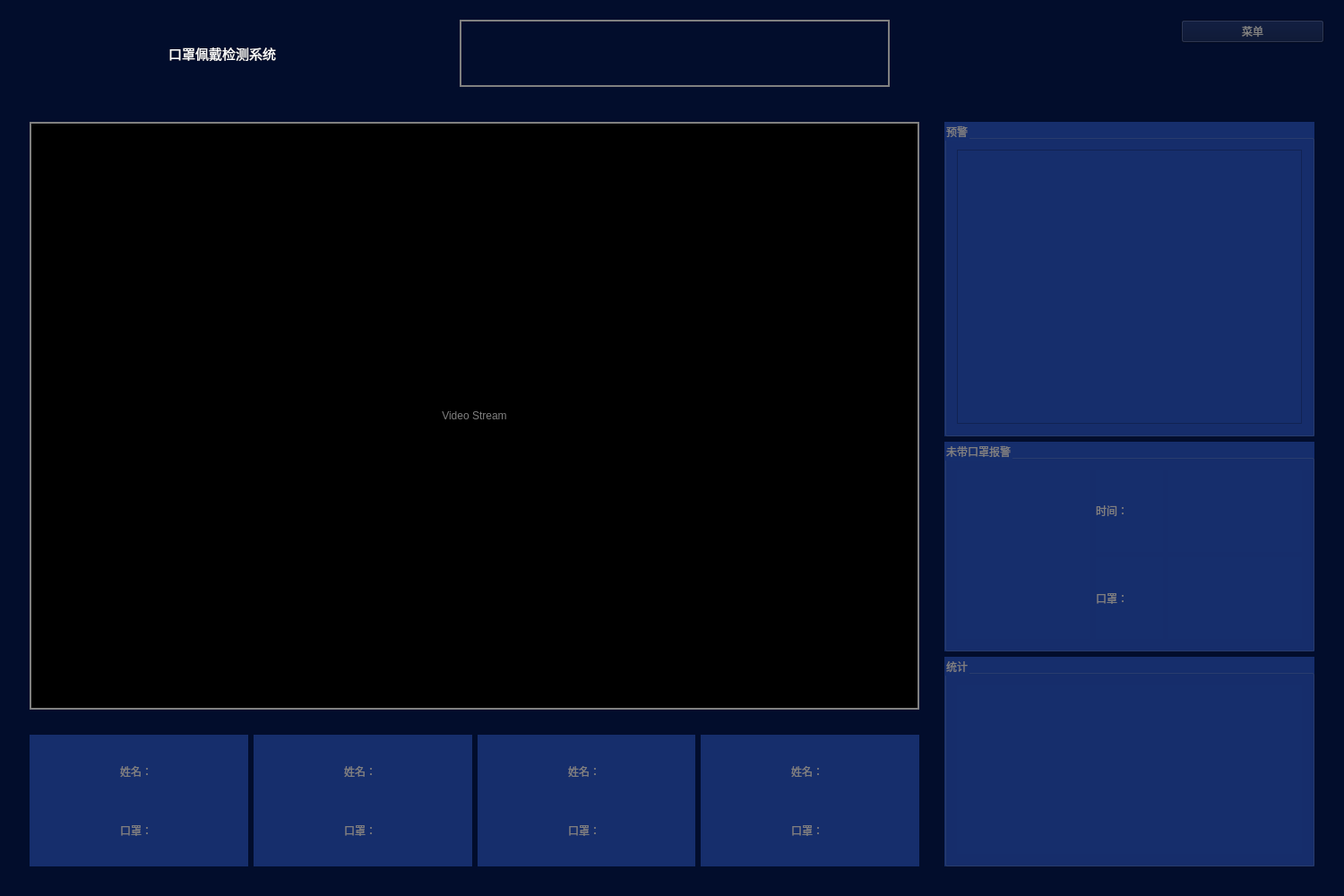
<?xml version="1.0" encoding="UTF-8"?>
<ui version="4.0">
 <class>FaceMaskDetectionClass</class>
 <widget class="QWidget" name="FaceMaskDetectionClass">
  <property name="geometry">
   <rect>
    <x>0</x>
    <y>0</y>
    <width>1500</width>
    <height>1000</height>
   </rect>
  </property>
  <property name="windowTitle">
   <string>FaceMaskDetection</string>
  </property>
  <property name="styleSheet">
   <string notr="true">background:#020d2c</string>
  </property>
  <layout class="QGridLayout" name="gridLayout" rowstretch="1,9">
   <item row="0" column="0">
    <widget class="QWidget" name="widgetTitle" native="true">
     <layout class="QGridLayout" name="gridLayout_4" columnstretch="1,1,1,3,2,1">
      <item row="0" column="1" rowspan="2">
       <widget class="QLabel" name="labelName">
        <property name="font">
         <font>
          <family>华文楷体</family>
          <pointsize>11</pointsize>
         </font>
        </property>
        <property name="styleSheet">
         <string notr="true">color:white</string>
        </property>
        <property name="text">
         <string>口罩佩戴检测系统</string>
        </property>
       </widget>
      </item>
      <item row="0" column="2">
       <spacer name="horizontalSpacer_3">
        <property name="orientation">
         <enum>Qt::Horizontal</enum>
        </property>
        <property name="sizeHint" stdset="0">
         <size>
          <width>40</width>
          <height>20</height>
         </size>
        </property>
       </spacer>
      </item>
      <item row="0" column="3" rowspan="2">
       <widget class="QLabel" name="labelTime">
        <property name="styleSheet">
         <string notr="true">color:gray</string>
        </property>
        <property name="frameShape">
         <enum>QFrame::WinPanel</enum>
        </property>
        <property name="text">
         <string/>
        </property>
        <property name="alignment">
         <set>Qt::AlignCenter</set>
        </property>
       </widget>
      </item>
      <item row="0" column="4">
       <spacer name="horizontalSpacer_2">
        <property name="orientation">
         <enum>Qt::Horizontal</enum>
        </property>
        <property name="sizeHint" stdset="0">
         <size>
          <width>40</width>
          <height>20</height>
         </size>
        </property>
       </spacer>
      </item>
      <item row="0" column="0" rowspan="2">
       <widget class="QLabel" name="labelIcon">
        <property name="text">
         <string/>
        </property>
        <property name="pixmap">
         <pixmap>icon/titleIco.png</pixmap>
        </property>
        <property name="scaledContents">
         <bool>false</bool>
        </property>
        <property name="alignment">
         <set>Qt::AlignCenter</set>
        </property>
       </widget>
      </item>
      <item row="0" column="5">
       <widget class="QPushButton" name="buttonMenu">
        <property name="styleSheet">
         <string notr="true">color:gray</string>
        </property>
        <property name="text">
         <string>菜单</string>
        </property>
       </widget>
      </item>
     </layout>
    </widget>
   </item>
   <item row="1" column="0">
    <widget class="QWidget" name="widgetMain" native="true">
     <layout class="QGridLayout" name="gridLayout_2" rowstretch="8,2" columnstretch="7,3">
      <item row="0" column="1" rowspan="2">
       <widget class="QWidget" name="WidgetDataAnalyse" native="true">
        <layout class="QVBoxLayout" name="verticalLayout" stretch="3,2,2">
         <item>
          <widget class="QGroupBox" name="groupBox">
           <property name="styleSheet">
            <string notr="true">background:#162e6c;color:gray</string>
           </property>
           <property name="title">
            <string>预警</string>
           </property>
           <layout class="QGridLayout" name="gridLayout_5">
            <item row="0" column="0">
             <widget class="QListWidget" name="listWidgetLog"/>
            </item>
           </layout>
          </widget>
         </item>
         <item>
          <widget class="QGroupBox" name="groupBox_2">
           <property name="styleSheet">
            <string notr="true">background:#162e6c;color:gray</string>
           </property>
           <property name="title">
            <string>未带口罩报警</string>
           </property>
           <layout class="QGridLayout" name="gridLayout_10" columnstretch="4,2,4">
            <item row="0" column="2">
             <widget class="QLabel" name="labelUnknownTimeDis">
              <property name="text">
               <string/>
              </property>
             </widget>
            </item>
            <item row="0" column="1">
             <widget class="QLabel" name="labelUnknownTime">
              <property name="text">
               <string>时间：</string>
              </property>
             </widget>
            </item>
            <item row="1" column="1">
             <widget class="QLabel" name="labelUnknownMask">
              <property name="text">
               <string>口罩：</string>
              </property>
             </widget>
            </item>
            <item row="1" column="2">
             <widget class="QLabel" name="labelUnknownMaskDis">
              <property name="text">
               <string/>
              </property>
             </widget>
            </item>
            <item row="0" column="0" rowspan="2">
             <widget class="QLabel" name="labelUnknownImage">
              <property name="sizePolicy">
               <sizepolicy hsizetype="Ignored" vsizetype="Ignored">
                <horstretch>0</horstretch>
                <verstretch>0</verstretch>
               </sizepolicy>
              </property>
              <property name="text">
               <string/>
              </property>
              <property name="alignment">
               <set>Qt::AlignCenter</set>
              </property>
             </widget>
            </item>
           </layout>
          </widget>
         </item>
         <item>
          <widget class="QGroupBox" name="groupBox_3">
           <property name="styleSheet">
            <string notr="true">background:#162e6c;color:gray</string>
           </property>
           <property name="title">
            <string>统计</string>
           </property>
           <layout class="QGridLayout" name="gridLayout_11">
            <item row="0" column="0">
             <widget class="QChartView" name="widgetChart" native="true"/>
            </item>
           </layout>
          </widget>
         </item>
        </layout>
       </widget>
      </item>
      <item row="1" column="0">
       <widget class="QWidget" name="WidgetRecordDisplay" native="true">
        <layout class="QHBoxLayout" name="horizontalLayout_2" stretch="1,1,1,1">
         <item>
          <widget class="QWidget" name="wRecordDisplay_1" native="true">
           <property name="styleSheet">
            <string notr="true">background:#162e6c;color:gray</string>
           </property>
           <layout class="QGridLayout" name="gridLayout_6" columnstretch="4,2,4">
            <item row="0" column="2">
             <widget class="QLabel" name="labelNameDis_1">
              <property name="text">
               <string/>
              </property>
             </widget>
            </item>
            <item row="0" column="1">
             <widget class="QLabel" name="labelName_1">
              <property name="text">
               <string>姓名：</string>
              </property>
             </widget>
            </item>
            <item row="1" column="1">
             <widget class="QLabel" name="labelMask_1">
              <property name="text">
               <string>口罩：</string>
              </property>
             </widget>
            </item>
            <item row="1" column="2">
             <widget class="QLabel" name="labelMaskDis_1">
              <property name="text">
               <string/>
              </property>
             </widget>
            </item>
            <item row="0" column="0" rowspan="2">
             <widget class="QLabel" name="labelImage_1">
              <property name="sizePolicy">
               <sizepolicy hsizetype="Ignored" vsizetype="Ignored">
                <horstretch>0</horstretch>
                <verstretch>0</verstretch>
               </sizepolicy>
              </property>
              <property name="text">
               <string/>
              </property>
              <property name="alignment">
               <set>Qt::AlignCenter</set>
              </property>
             </widget>
            </item>
           </layout>
          </widget>
         </item>
         <item>
          <widget class="QWidget" name="wRecordDisplay_2" native="true">
           <property name="styleSheet">
            <string notr="true">background:#162e6c;color:gray</string>
           </property>
           <layout class="QGridLayout" name="gridLayout_7" columnstretch="4,2,4">
            <item row="0" column="2">
             <widget class="QLabel" name="labelNameDis_2">
              <property name="text">
               <string/>
              </property>
             </widget>
            </item>
            <item row="0" column="1">
             <widget class="QLabel" name="labelName_2">
              <property name="text">
               <string>姓名：</string>
              </property>
             </widget>
            </item>
            <item row="1" column="1">
             <widget class="QLabel" name="labelMask_2">
              <property name="text">
               <string>口罩：</string>
              </property>
             </widget>
            </item>
            <item row="1" column="2">
             <widget class="QLabel" name="labelMaskDis_2">
              <property name="text">
               <string/>
              </property>
             </widget>
            </item>
            <item row="0" column="0" rowspan="2">
             <widget class="QLabel" name="labelImage_2">
              <property name="sizePolicy">
               <sizepolicy hsizetype="Ignored" vsizetype="Ignored">
                <horstretch>0</horstretch>
                <verstretch>0</verstretch>
               </sizepolicy>
              </property>
              <property name="text">
               <string/>
              </property>
              <property name="alignment">
               <set>Qt::AlignCenter</set>
              </property>
             </widget>
            </item>
           </layout>
          </widget>
         </item>
         <item>
          <widget class="QWidget" name="wRecordDisplay_3" native="true">
           <property name="styleSheet">
            <string notr="true">background:#162e6c;color:gray</string>
           </property>
           <layout class="QGridLayout" name="gridLayout_8" columnstretch="4,2,4">
            <item row="0" column="1">
             <widget class="QLabel" name="labelName_3">
              <property name="text">
               <string>姓名：</string>
              </property>
             </widget>
            </item>
            <item row="0" column="2">
             <widget class="QLabel" name="labelNameDis_3">
              <property name="text">
               <string/>
              </property>
             </widget>
            </item>
            <item row="1" column="1">
             <widget class="QLabel" name="labelMask_3">
              <property name="text">
               <string>口罩：</string>
              </property>
             </widget>
            </item>
            <item row="1" column="2">
             <widget class="QLabel" name="labelMaskDis_3">
              <property name="text">
               <string/>
              </property>
             </widget>
            </item>
            <item row="0" column="0" rowspan="2">
             <widget class="QLabel" name="labelImage_3">
              <property name="sizePolicy">
               <sizepolicy hsizetype="Ignored" vsizetype="Ignored">
                <horstretch>0</horstretch>
                <verstretch>0</verstretch>
               </sizepolicy>
              </property>
              <property name="text">
               <string/>
              </property>
              <property name="alignment">
               <set>Qt::AlignCenter</set>
              </property>
             </widget>
            </item>
           </layout>
          </widget>
         </item>
         <item>
          <widget class="QWidget" name="wRecordDisplay_4" native="true">
           <property name="styleSheet">
            <string notr="true">background:#162e6c;color:gray</string>
           </property>
           <layout class="QGridLayout" name="gridLayout_9" columnstretch="4,2,4">
            <item row="0" column="1">
             <widget class="QLabel" name="labelName_4">
              <property name="text">
               <string>姓名：</string>
              </property>
             </widget>
            </item>
            <item row="0" column="2">
             <widget class="QLabel" name="labelNameDis_4">
              <property name="text">
               <string/>
              </property>
             </widget>
            </item>
            <item row="1" column="1">
             <widget class="QLabel" name="labelMask_4">
              <property name="text">
               <string>口罩：</string>
              </property>
             </widget>
            </item>
            <item row="1" column="2">
             <widget class="QLabel" name="labelMaskDis_4">
              <property name="text">
               <string/>
              </property>
             </widget>
            </item>
            <item row="0" column="0" rowspan="2">
             <widget class="QLabel" name="labelImage_4">
              <property name="sizePolicy">
               <sizepolicy hsizetype="Ignored" vsizetype="Ignored">
                <horstretch>0</horstretch>
                <verstretch>0</verstretch>
               </sizepolicy>
              </property>
              <property name="text">
               <string/>
              </property>
              <property name="alignment">
               <set>Qt::AlignCenter</set>
              </property>
             </widget>
            </item>
           </layout>
          </widget>
         </item>
        </layout>
       </widget>
      </item>
      <item row="0" column="0">
       <widget class="QWidget" name="widgetVideoStream" native="true">
        <layout class="QGridLayout" name="gridLayout_3">
         <item row="0" column="0">
          <widget class="QLabel" name="labelVideoStream">
           <property name="sizePolicy">
            <sizepolicy hsizetype="Ignored" vsizetype="Ignored">
             <horstretch>0</horstretch>
             <verstretch>0</verstretch>
            </sizepolicy>
           </property>
           <property name="styleSheet">
            <string notr="true">background:black;color:gray</string>
           </property>
           <property name="frameShape">
            <enum>QFrame::WinPanel</enum>
           </property>
           <property name="text">
            <string>Video Stream</string>
           </property>
           <property name="alignment">
            <set>Qt::AlignCenter</set>
           </property>
          </widget>
         </item>
        </layout>
       </widget>
      </item>
     </layout>
    </widget>
   </item>
  </layout>
 </widget>
 <layoutdefault spacing="6" margin="11"/>
 <customwidgets>
  <customwidget>
   <class>QChartView</class>
   <extends>QWidget</extends>
   <header location="global">qchartview.h</header>
   <container>1</container>
  </customwidget>
 </customwidgets>
 <resources>
  <include location="FaceMaskDetection.qrc"/>
 </resources>
 <connections/>
</ui>
